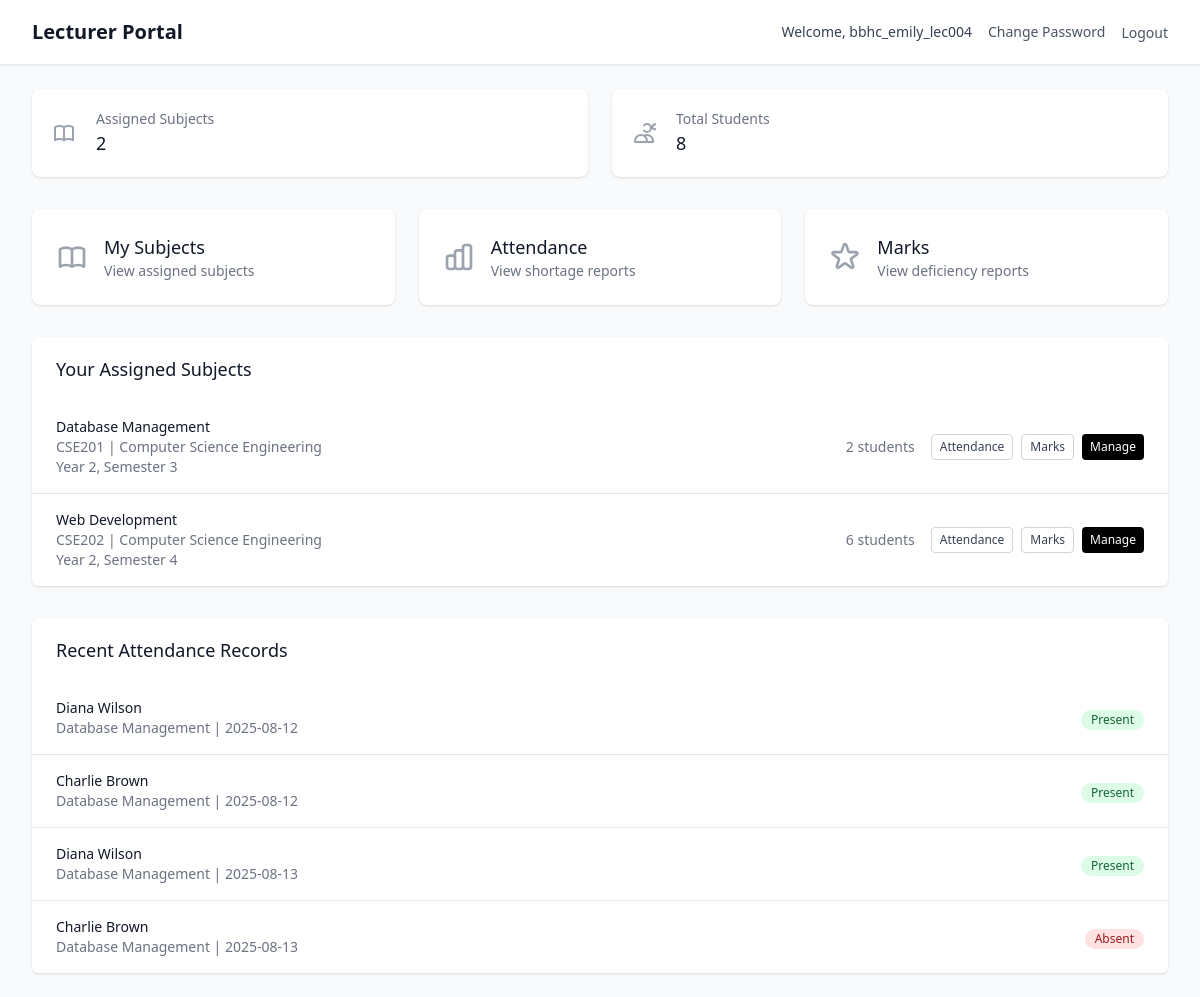
The app's page /lecturer/dashboard (signed in), older data.
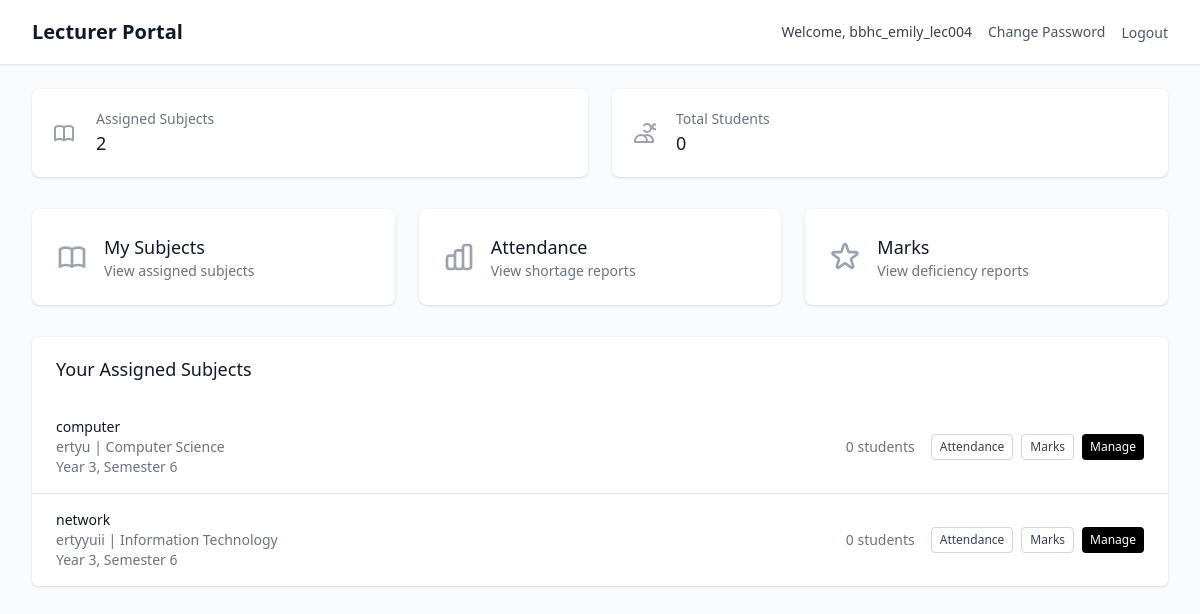
The same page, newer data.
### models/academic.py (models this page shows, shortened)
class Subject(db.Model):
    __tablename__ = 'subject'
    id = db.Column(db.Integer, primary_key=True)
    name = db.Column(db.String(100), nullable=False)
    code = db.Column(db.String(20), nullable=False, index=True)
    course_id = db.Column(db.Integer, db.ForeignKey('course.id'), nullable=False)
    semester = db.Column(db.Integer, nullable=False)
    year = db.Column(db.Integer, nullable=False)
    credits = db.Column(db.Integer, default=3)
    description = db.Column(db.Text, nullable=True)
    created_at = db.Column(db.DateTime, default=datetime.utcnow)
    is_active = db.Column(db.Boolean, default=True)
    assignments = db.relationship('SubjectAssignment', backref='subject', lazy='dynamic')
    enrollments = db.relationship('StudentEnrollment', backref='subject', lazy='dynamic')
    attendance_records = db.relationship('AttendanceRecord', backref='subject', lazy='dynamic')
    monthly_summaries = db.relationship('MonthlyAttendanceSummary', backref='subject', lazy='dynamic')
    student_marks = db.relationship('StudentMarks', backref='subject', lazy='dynamic')
    __table_args__ = (db.UniqueConstraint('code', 'course_id', name='unique_subject_code_per_course'),)
    def get_enrolled_students_count(self):
        return self.enrollments.filter_by(is_active=True).count()

class Course(db.Model):
    __tablename__ = 'course'
    id = db.Column(db.Integer, primary_key=True)
    name = db.Column(db.String(100), nullable=False)
    code = db.Column(db.String(20), unique=True, nullable=False, index=True)
    description = db.Column(db.Text, nullable=True)
    duration_years = db.Column(db.Integer, default=3, nullable=False)
    total_semesters = db.Column(db.Integer, default=6, nullable=False)
    created_at = db.Column(db.DateTime, default=datetime.utcnow)
    is_active = db.Column(db.Boolean, default=True)
    students = db.relationship('Student', backref='course', lazy='dynamic')
    subjects = db.relationship('Subject', backref='course', lazy='dynamic')

### models/attendance.py (models this page shows, shortened)
class AttendanceRecord(db.Model):
    __tablename__ = 'attendance_record'
    id = db.Column(db.Integer, primary_key=True)
    student_id = db.Column(db.Integer, db.ForeignKey('student.id'), nullable=False)
    subject_id = db.Column(db.Integer, db.ForeignKey('subject.id'), nullable=False)
    lecturer_id = db.Column(db.Integer, db.ForeignKey('lecturer.id'), nullable=False)
    date = db.Column(db.Date, nullable=False, default=date.today)
    status = db.Column(db.String(10), nullable=False)  # 'present' or 'absent'
    remarks = db.Column(db.String(200), nullable=True)
    created_at = db.Column(db.DateTime, default=datetime.utcnow)
    updated_at = db.Column(db.DateTime, default=datetime.utcnow, onupdate=datetime.utcnow)
    __table_args__ = (db.UniqueConstraint('student_id', 'subject_id', 'date', name='unique_student_subject_date_attendance'),)

### models/student.py (models this page shows, shortened)
class Student(db.Model):
    __tablename__ = 'student'
    id = db.Column(db.Integer, primary_key=True)
    roll_number = db.Column(db.String(20), unique=True, nullable=False, index=True)
    name = db.Column(db.String(100), nullable=False)
    course_id = db.Column(db.Integer, db.ForeignKey('course.id'), nullable=False)
    academic_year = db.Column(db.Integer, nullable=False)
    current_semester = db.Column(db.Integer, default=1)
    email = db.Column(db.String(120), unique=True, nullable=True)
    phone = db.Column(db.String(15), nullable=True)
    address = db.Column(db.Text, nullable=True)
    date_of_birth = db.Column(db.Date, nullable=True)
    admission_date = db.Column(db.Date, default=datetime.utcnow().date())
    created_at = db.Column(db.DateTime, default=datetime.utcnow)
    is_active = db.Column(db.Boolean, default=True)
    enrollments = db.relationship('StudentEnrollment', backref='student', lazy='dynamic')
    attendance_records = db.relationship('AttendanceRecord', backref='student', lazy='dynamic')
    marks = db.relationship('StudentMarks', backref='student', lazy='dynamic')

### routes/auth.py (the view)
        def decorated_function(*args, **kwargs):
            if not SessionManager.is_authenticated(session):
                flash('Please log in to access this page', 'error')
                return redirect(url_for('auth.index'))
            if user_type:
                if user_type == 'management' and not SessionManager.is_management(session):
                    flash('Access denied. Management login required.', 'error')
                    return redirect(url_for('auth.management_login'))
                elif user_type == 'lecturer' and not SessionManager.is_lecturer(session):
                    flash('Access denied. Lecturer login required.', 'error')
                    return redirect(url_for('auth.lecturer_login'))
            return f(*args, **kwargs)

### app.py (called while the page is built)
def create_app():
    app = Flask(__name__)
    app.config.from_object(Config)
    db.init_app(app)
    csrf = CSRFProtect(app)
    @app.context_processor
    def inject_csrf_token():
        from flask_wtf.csrf import generate_csrf
        return dict(csrf_token=generate_csrf)
    from routes.auth import auth_bp
    from routes.management import management_bp
    from routes.lecturer import lecturer_bp
    app.register_blueprint(auth_bp)
    app.register_blueprint(management_bp, url_prefix='/management')
    app.register_blueprint(lecturer_bp, url_prefix='/lecturer')
    init_db(app)
    return app

### models/user.py (called while the page is built)
    def get_assigned_subjects(self):
        return [assignment.subject for assignment in self.subject_assignments]

### routes/auth.py (called while the page is built)
@auth_bp.app_context_processor
def inject_user():
    return {
        'current_user': SessionManager.get_session_info(session),
        'is_authenticated': SessionManager.is_authenticated(session),
        'is_management': SessionManager.is_management(session),
        'is_lecturer': SessionManager.is_lecturer(session)
    }

### services/auth_service.py (called while the page is built)
    @staticmethod
    def is_authenticated(session):
        return 'user_type' in session and 'user_id' in session

### templates/lecturer/dashboard.html (shortened to what the changed rows need)
{% extends "base.html" %}
{% block content %}
<div class="min-h-screen bg-gray-50">
    <nav class="bg-white shadow-sm border-b border-gray-200">
        <div class="max-w-7xl mx-auto px-4 sm:px-6 lg:px-8">
            <div class="flex justify-between items-center h-16">
                <div class="flex items-center">
                    <h1 class="text-lg sm:text-xl font-semibold text-gray-900">Lecturer Portal</h1>
                </div>
            </div>
        </div>
    </nav>
    <div class="max-w-7xl mx-auto py-6 sm:px-6 lg:px-8">
        <div class="grid grid-cols-1 md:grid-cols-2 gap-6 mb-8">
            <div class="bg-white overflow-hidden shadow rounded-lg">
                <div class="p-5">
                    <div class="flex items-center">
                        <div class="ml-5 w-0 flex-1">
                            <dl>
                                <dt class="text-sm font-medium text-gray-500 truncate">Total Students</dt>
                                <dd class="text-lg font-medium text-gray-900">{{ stats.total_students or 0 }}</dd>
                            </dl>
                        </div>
                    </div>
                </div>
            </div>
        </div>
        {% if stats.assigned_subjects %}
        <div class="bg-white shadow overflow-hidden sm:rounded-md mb-8">
            <ul class="divide-y divide-gray-200">
                {% for subject in stats.assigned_subjects %}
                <li class="px-4 py-4 sm:px-6">
                    <div class="flex flex-col sm:flex-row sm:items-center sm:justify-between space-y-2 sm:space-y-0">
                        <div class="min-w-0 flex-1">
                            <p class="text-sm font-medium text-gray-900 truncate">{{ subject.name }}</p>
                            <p class="text-xs sm:text-sm text-gray-500">{{ subject.code }} | {{ subject.course.name if subject.course else 'N/A' }}</p>
                            <p class="text-xs sm:text-sm text-gray-500">Year {{ subject.year }}, Semester {{ subject.semester }}</p>
                        </div>
                        <div class="flex items-center justify-between sm:justify-end sm:space-x-4">
                            <span class="text-xs sm:text-sm text-gray-500">{{ subject.get_enrolled_students_count() }} students</span>
                            <div class="flex space-x-2">
                                <a href="{{ url_for('lecturer.attendance_management', subject_id=subject.id) }}"
                                   class="inline-flex items-center px-2 py-1 border border-gray-300 rounded text-xs font-medium text-gray-700 bg-white hover:bg-gray-50 active:bg-gray-100">
                                    Attendance
                                </a>
                                <a href="{{ url_for('lecturer.marks_management', subject_id=subject.id) }}"
                                   class="inline-flex items-center px-2 py-1 border border-gray-300 rounded text-xs font-medium text-gray-700 bg-white hover:bg-gray-50 active:bg-gray-100">
                                    Marks
                                </a>
                                <a href="{{ url_for('lecturer.subject_students', subject_id=subject.id) }}"
                                   class="inline-flex items-center px-2 py-1 bg-black text-white rounded text-xs font-medium hover:bg-gray-800 active:bg-gray-900">
                                    Manage
                                </a>
                            </div>
                        </div>
                    </div>
                </li>
                {% endfor %}
            </ul>
        </div>
        {% endif %}
        {% if stats.recent_attendance %}
        <div class="bg-white shadow overflow-hidden sm:rounded-md">
            <div class="px-4 py-5 sm:px-6">
                <h3 class="text-lg leading-6 font-medium text-gray-900">Recent Attendance Records</h3>
            </div>
            <ul class="divide-y divide-gray-200">
                {% for record in stats.recent_attendance %}
                <li class="px-4 py-4 sm:px-6">
                    <div class="flex items-center justify-between">
                        <div>
                            <p class="text-sm font-medium text-gray-900">{{ record.student.name if record.student else 'Unknown Student' }}</p>
                            <p class="text-sm text-gray-500">{{ record.subject.name if record.subject else 'Unknown Subject' }} | {{ record.date.strftime('%Y-%m-%d') if record.date else 'N/A' }}</p>
                        </div>
                        <div>
                            <span class="inline-flex items-center px-2.5 py-0.5 rounded-full text-xs font-medium {% if record.status == 'present' %}bg-green-100 text-green-800{% else %}bg-red-100 text-red-800{% endif %}">
                                {{ record.status.title() }}
                            </span>
                        </div>
                    </div>
                </li>
                {% endfor %}
            </ul>
        </div>
        {% endif %}
    </div>
</div>
{% endblock %}

Row changes from the older to the newer data that the page shows:
no longer on this page (row edited): Subject: name "Database Management", code "CSE201", course "Computer Science Engineering", year "2", semester "3", get_enrolled_students_count "2"
removed Subject: name "Web Development", code "CSE202", course "Computer Science Engineering", year "2", semester "4", get_enrolled_students_count "6"
removed AttendanceRecord: student "Diana Wilson", subject "Database Management", date "2025-08-12", status "Present"
removed AttendanceRecord: student "Charlie Brown", subject "Database Management", date "2025-08-12", status "Present"
removed AttendanceRecord: student "Diana Wilson", subject "Database Management", date "2025-08-13", status "Present"
removed AttendanceRecord: student "Charlie Brown", subject "Database Management", date "2025-08-13", status "Absent"
now on this page (row edited): Subject: name "computer", code "ertyu", course "Computer Science", year "3", semester "6", get_enrolled_students_count "0"
now on this page (row edited): Subject: name "network", code "ertyyuii", course "Information Technology", year "3", semester "6", get_enrolled_students_count "0"
Text that changed along with them:
{{ stats.total_students or 0 }}: "8" → "0"
text no longer shown: "Recent Attendance Records"
